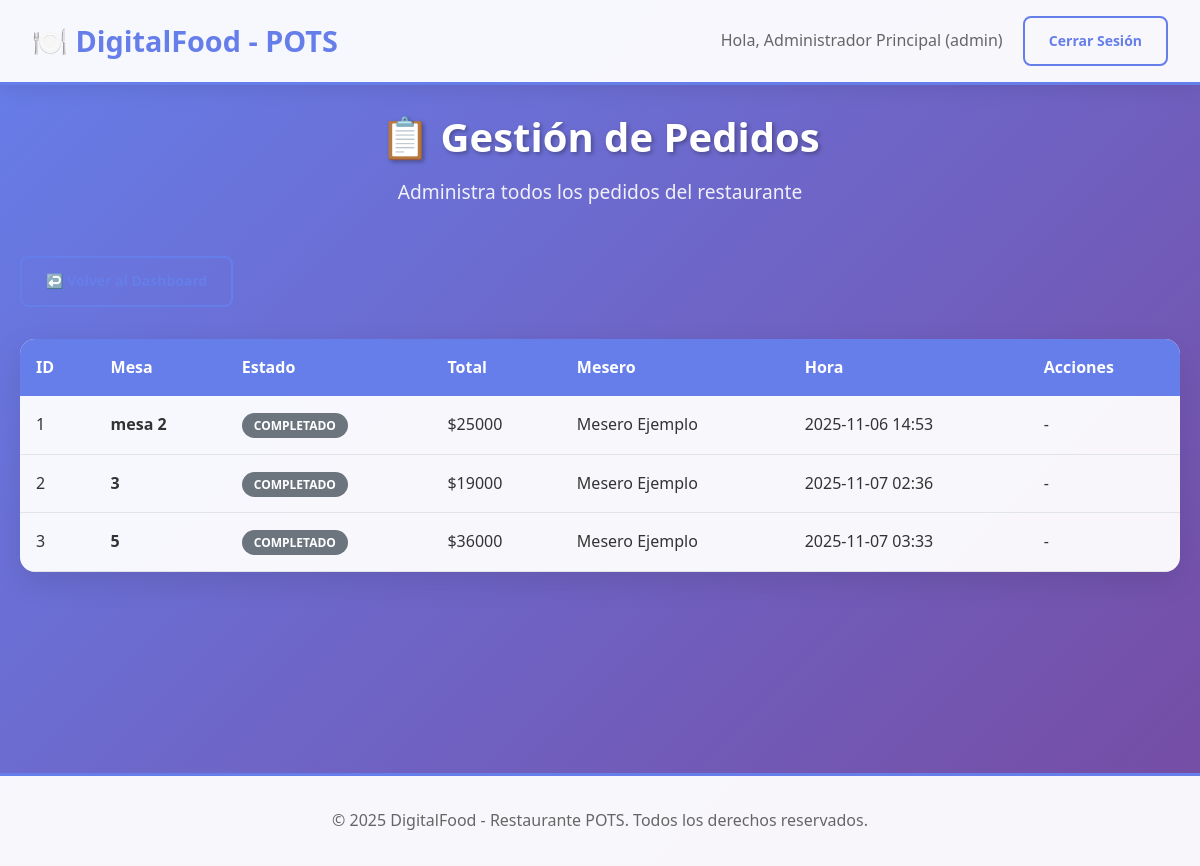
Screenshot of /admin/pedidos (signed in) with the database file from the repository.
### app.py (models this page shows, shortened)
class Pedido(db.Model):
    id = db.Column(db.Integer, primary_key=True)
    mesa = db.Column(db.String(10), nullable=False)
    estado = db.Column(db.String(20), default='pendiente')  # pendiente, en_preparacion, listo, completado
    fecha_hora = db.Column(db.DateTime, default=datetime.utcnow)
    total = db.Column(db.Float, default=0.0)
    usuario_id = db.Column(db.Integer, db.ForeignKey('user.id'))
    usuario = db.relationship('User', backref='pedidos')
    detalles = db.relationship('DetallePedido', backref='pedido', cascade='all, delete-orphan')

class User(db.Model):
    id = db.Column(db.Integer, primary_key=True)
    username = db.Column(db.String(80), unique=True, nullable=False)
    password_hash = db.Column(db.String(120), nullable=False)
    rol = db.Column(db.String(20), nullable=False)
    nombre = db.Column(db.String(100), nullable=False)

### app.py (the view)
@app.route('/admin/pedidos')
def listar_pedidos():
    if 'rol' not in session or session['rol'] != 'admin':
        flash('Acceso no autorizado.', 'danger')
        return redirect(url_for('login'))
    pedidos = Pedido.query.all()
    return render_template('pedidos.html', pedidos=pedidos)

### templates/pedidos.html (shortened to what this page needs)
{% extends "base.html" %}
{% block content %}
<div class="dashboard-header">
    <h2>📋 Gestión de Pedidos</h2>
    <p>Administra todos los pedidos del restaurante</p>
</div>
<div class="actions-bar">
    <a href="{{ url_for('admin_dashboard') }}" class="btn btn-outline">
        ↩️ Volver al Dashboard
    </a>
</div>
<div class="table-container">
    <table class="data-table">
        <thead>
            <tr>
                <th>ID</th>
                <th>Mesa</th>
                <th>Estado</th>
                <th>Total</th>
                <th>Mesero</th>
                <th>Hora</th>
                <th>Acciones</th>
            </tr>
        </thead>
        <tbody>
            {% if pedidos %}
                {% for pedido in pedidos %}
                <tr>
                    <td>{{ pedido.id }}</td>
                    <td><strong>{{ pedido.mesa }}</strong></td>
                    <td>
                        <span class="estado-badge estado-{{ pedido.estado|lower }}">
                            {{ pedido.estado|title }}
                        </span>
                    </td>
                    <td>${{ "%.0f"|format(pedido.total) }}</td>
                    <td>{{ pedido.usuario.nombre }}</td>
                    <td>{{ pedido.fecha_hora.strftime('%Y-%m-%d %H:%M') }}</td>
                    <td class="actions">
                        {% if pedido.estado != 'completado' %}
                        <form action="{{ url_for('marcar_pedido_completado', id=pedido.id) }}" method="POST"
                              onsubmit="return confirm('¿Estás seguro de que quieres completar este pedido?');">
                            <button type="submit" class="btn btn-success btn-sm">Completar</button>
                        </form>
                        {% else %}
                        <span>-</span>
                        {% endif %}
                    </td>
                </tr>
                {% endfor %}
            {% else %}
                <tr>
                    <td colspan="7" style="text-align: center; padding: 2rem;">
                        No hay pedidos registrados.
                    </td>
                </tr>
            {% endif %}
        </tbody>
    </table>
</div>
{% endblock %}

### templates/base.html (shortened to what this page needs)
<!DOCTYPE html>
<html lang="es">
<head>
   <link rel="stylesheet" href="{{ url_for('static', filename='css/estilos.css') }}">
</head>
<body>
    <header>
        <nav class="navbar">
            <div class="nav-brand">
                <h1>🍽️ DigitalFood - POTS</h1>
            </div>
            <div class="nav-links">
                {% if session.user_id %}
                    <span class="user-info">Hola, {{ session.nombre }} ({{ session.rol }})</span>
                    <a href="{{ url_for('logout') }}" class="btn btn-outline">Cerrar Sesión</a>
                {% endif %}
            </div>
        </nav>
    </header>
    <main class="container">
        {% block content %}{% endblock %}
    </main>
    <footer>
        <div class="footer-content">
            <p>&copy; 2025 DigitalFood - Restaurante POTS. Todos los derechos reservados.</p>
        </div>
    </footer>
</body>
</html>

### static/css/estilos.css (style rules this page uses)
* { margin: 0; padding: 0; box-sizing: border-box; }
body { font-family: 'Segoe UI', Tahoma, Geneva, Verdana, sans-serif; background: linear-gradient(135deg, #667eea 0%, #764ba2 100%); min-height: 100vh; color: #333; line-height: 1.6; }
.container { max-width: 1200px; margin: 0 auto; padding: 20px; min-height: 80vh; }
.navbar { background: rgba(255, 255, 255, 0.95); backdrop-filter: blur(10px); padding: 1rem 2rem; display: flex; justify-content: space-between; align-items: center; box-shadow: 0 2px 20px rgba(0, 0, 0, 0.1); border-bottom: 3px solid #667eea; }
.nav-brand h1 { color: #667eea; font-size: 1.8rem; font-weight: 700; }
.user-info { color: #666; margin-right: 1rem; font-weight: 500; }
.btn { padding: 12px 24px; border: none; border-radius: 8px; font-size: 14px; font-weight: 600; cursor: pointer; text-decoration: none; display: inline-block; transition: all 0.3s ease; text-align: center; }
.btn-outline { background: transparent; border: 2px solid #667eea; color: #667eea; }
.dashboard-header { text-align: center; margin-bottom: 3rem; color: white; }
.dashboard-header h2 { font-size: 2.5rem; margin-bottom: 0.5rem; text-shadow: 2px 2px 4px rgba(0, 0, 0, 0.3); }
.dashboard-header p { font-size: 1.2rem; opacity: 0.9; }
.actions-bar { margin-bottom: 2rem; }
.table-container { background: rgba(255, 255, 255, 0.95); border-radius: 15px; overflow: hidden; box-shadow: 0 10px 30px rgba(0, 0, 0, 0.1); }
.data-table { width: 100%; border-collapse: collapse; }
.data-table th { background: #667eea; color: white; padding: 1rem; text-align: left; font-weight: 600; }
.data-table td { padding: 1rem; border-bottom: 1px solid #e1e5e9; }
.categoria-badge, .estado-badge { padding: 4px 12px; border-radius: 20px; font-size: 12px; font-weight: 600; text-transform: uppercase; }
.estado-completado { background: #6c757d; color: white; }
footer { background: rgba(255, 255, 255, 0.95); text-align: center; padding: 2rem; margin-top: 3rem; border-top: 3px solid #667eea; }
.footer-content p { color: #666; font-weight: 500; }

### rows the page displays
Pedido: id "1", mesa "mesa 2", estado "COMPLETADO", total "25000", usuario.nombre "Mesero Ejemplo", fecha_hora "2025-11-06 14:53"
Pedido: id "2", mesa "3", estado "COMPLETADO", total "19000", usuario.nombre "Mesero Ejemplo", fecha_hora "2025-11-07 02:36"
Pedido: id "3", mesa "5", estado "COMPLETADO", total "36000", usuario.nombre "Mesero Ejemplo", fecha_hora "2025-11-07 03:33"

### other values shown
{{ session.nombre }} "Administrador Principal"
{{ session.rol }} "admin"
